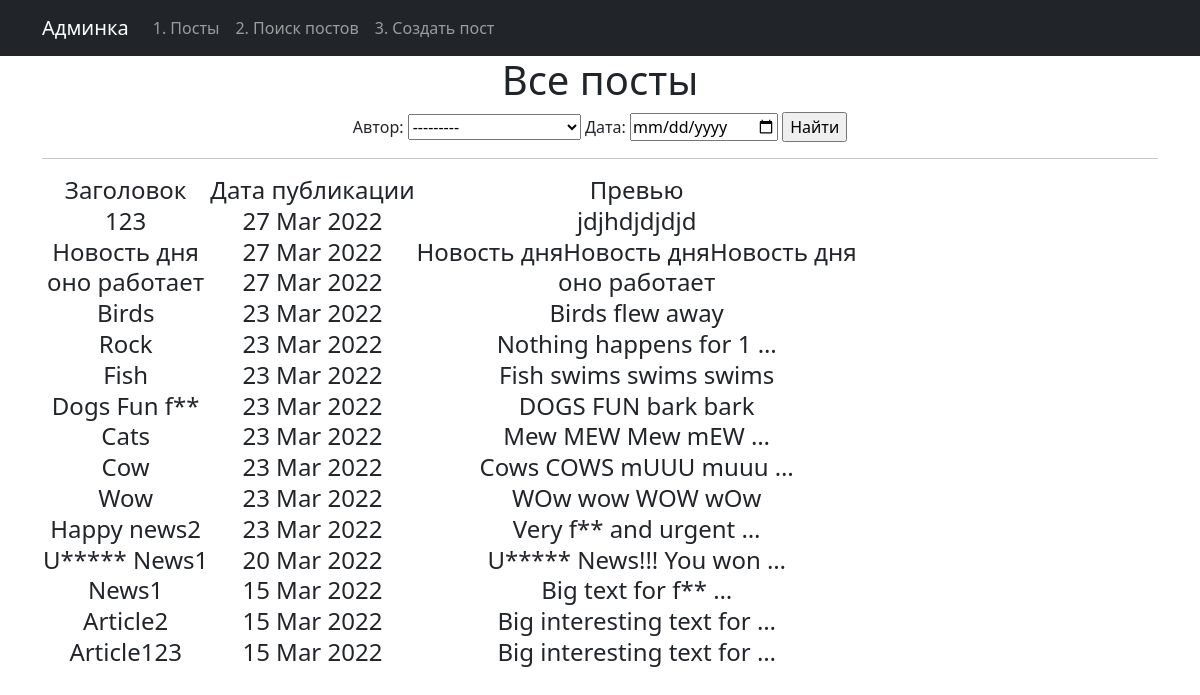
The app's page /news/search/ with its own data.
### newapp/models.py (models this page shows, shortened)
class Post(models.Model):
    author = models.ForeignKey(Author, on_delete=models.CASCADE)
    NEWS = 'NW'
    ARTICLE = 'AR'
    CATEGORY_CHOISES = (
        (NEWS, 'Новость'),
        (ARTICLE, 'Статья'),
    )
    categoryType = models.CharField(max_length=2, choices=CATEGORY_CHOISES, default=ARTICLE)
    dateCreation = models.DateTimeField(auto_now_add=True)
    postCategory = models.ManyToManyField(Category, through='PostCategory')
    title = models.CharField(max_length=128)
    text = models.TextField()
    rating = models.SmallIntegerField(default=0)

### newapp/views.py (the view)
# urls.py: path('search/', PostFil.as_view()),
class PostFil(PostsList):
    template_name = 'postfilter.html'
    def get_context_data(self, **kwargs):  # забираем отфильтрованные объекты переопределяя метод get_context_data у наследуемого класса (привет, полиморфизм, мы скучали!!!)
        context = super().get_context_data(**kwargs)
        context['filter'] = PostFilter(self.request.GET, queryset=self.get_queryset())  # вписываем наш фильтр в контекст
        return context

### newapp/models.py (called while the page is built)
    def __str__(self):
        return f'{self.autorUser} (рейтинг: {self.ratingAuthor})'

### newapp/templetags/custom_filters.py (called while the page is built)
@register.filter(name='censor')
def censor(text):
   a = list(text.split(" "))
   print(a)
   c = []
   for i in a:
      print(i)
      if i in BAD_WORDS:
         print('f')
         b = i.replace(i, BAD_WORDS[i])
         print(b)
         c.append(b)
      else:
         c.append(i)
   return f'{" ".join(c)}'

### templates/postfilter.html (shortened to what this page needs)
{% extends 'flatpages/default.html' %}
{% load custom_filters %}
{% block content %}
   <h1>Все посты</h1>
<form method="GET">
    {{ filter.form }}
    <input type="submit" value="Найти">
</form>
   <hr>
   {% if posts %}
       <h4><table>
           <tr>
               <td>Заголовок</td>
               <td>Дата публикации</td>
               <td>Превью</td>
           </tr>
           {% for post in filter.qs %}
           <tr>
               <td>{{ post.title|censor }}</td>
               <td>{{ post.dateCreation|date:'d M Y' }}</td>
               <td>{{ post.text|truncatewords:4|censor }}</td>
           </tr>
           {% endfor %}
       </table></h4>
   {% else %}
       <h2>Товаров нет!</h2>
   {% endif %}
{% endblock content %}

### templates/flatpages/default.html (shortened to what this page needs)
<!DOCTYPE html>
<html lang="en">
    <head>
        {% load static %}
        <link href="{% static 'css/styles.css' %}" rel="stylesheet" />
    </head>
    <body>
        <nav class="navbar navbar-expand-lg navbar-dark bg-dark static-top">
           <div class="container">
               <a class="navbar-brand" href="/admin/">Админка</a>
               <div class="collapse navbar-collapse" id="navbarResponsive">
                   <ul class="navbar-nav ml-auto">
                       <li class="nav-item">
                           <a class="nav-link" href="/news/">1. Посты</a>
                       <li class="nav-item">
                           <a class="nav-link" href="/news/search/">2. Поиск постов</a>
                       <li class="nav-item">
                           <a class="nav-link" href="/news/add/">3. Создать пост</a>
                       </li>
                   </ul>
               </div>
           </div>
        </nav>
        <div class="container">
           <div class="row">
               <div class="col-lg-12 text-center">
                   {% block content %}
                   {% endblock content %}
               </div>
           </div>
        </div>
    </body>
</html>

### records on screen
Post: title|censor "123", dateCreation "27 Mar 2022", text|censor "jdjhdjdjdjd"
Post: title|censor "Новость дня", dateCreation "27 Mar 2022", text|censor "Новость дняНовость дняНовость дня"
Post: title|censor "оно работает", dateCreation "27 Mar 2022", text|censor "оно работает"
Post: title|censor "Birds", dateCreation "23 Mar 2022", text|censor "Birds flew away"
Post: title|censor "Rock", dateCreation "23 Mar 2022", text|censor "Nothing happens for 1 …"
Post: title|censor "Fish", dateCreation "23 Mar 2022", text|censor "Fish swims swims swims"
Post: title|censor "Dogs Fun f**", dateCreation "23 Mar 2022", text|censor "DOGS FUN bark bark"
Post: title|censor "Cats", dateCreation "23 Mar 2022", text|censor "Mew MEW Mew mEW …"
Post: title|censor "Cow", dateCreation "23 Mar 2022", text|censor "Cows COWS mUUU muuu …"
Post: title|censor "Wow", dateCreation "23 Mar 2022", text|censor "WOw wow WOW wOw"
Post: title|censor "Happy news2", dateCreation "23 Mar 2022", text|censor "Very f** and urgent …"
Post: title|censor "U***** News1", dateCreation "20 Mar 2022", text|censor "U***** News!!! You won …"
Post: title|censor "News1", dateCreation "15 Mar 2022", text|censor "Big text for f** …"
Post: title|censor "Article2", dateCreation "15 Mar 2022", text|censor "Big interesting text for …"
Post: title|censor "Article123", dateCreation "15 Mar 2022", text|censor "Big interesting text for …"
